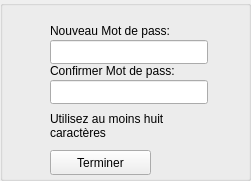
   <widget class="QGroupBox" name="bull_mdp">
    <property name="geometry">
     <rect>
      <x>120</x>
      <y>560</y>
      <width>251</width>
      <height>181</height>
     </rect>
    </property>
    <property name="title">
     <string/>
    </property>
    <widget class="QPushButton" name="mdp_b_2">
     <property name="geometry">
      <rect>
       <x>50</x>
       <y>150</y>
       <width>101</width>
       <height>25</height>
      </rect>
     </property>
     <property name="text">
      <string>Terminer</string>
     </property>
    </widget>
    <widget class="QLineEdit" name="mdp1">
     <property name="geometry">
      <rect>
       <x>50</x>
       <y>40</y>
       <width>158</width>
       <height>24</height>
      </rect>
     </property>
    </widget>
    <widget class="QLabel" name="ermdp">
     <property name="geometry">
      <rect>
       <x>50</x>
       <y>110</y>
       <width>211</width>
       <height>31</height>
      </rect>
     </property>
     <property name="text">
      <string>Utilisez au moins huit
caractères</string>
     </property>
    </widget>
    <widget class="QLabel" name="mdp_o_2">
     <property name="geometry">
      <rect>
       <x>50</x>
       <y>20</y>
       <width>131</width>
       <height>21</height>
      </rect>
     </property>
     <property name="text">
      <string>Nouveau Mot de pass: </string>
     </property>
    </widget>
    <widget class="QLineEdit" name="mdp2">
     <property name="geometry">
      <rect>
       <x>50</x>
       <y>80</y>
       <width>158</width>
       <height>24</height>
      </rect>
     </property>
    </widget>
    <widget class="QLabel" name="mdp_o_3">
     <property name="geometry">
      <rect>
       <x>50</x>
       <y>60</y>
       <width>141</width>
       <height>21</height>
      </rect>
     </property>
     <property name="text">
      <string>Confirmer Mot de pass: </string>
     </property>
    </widget>
   </widget>
